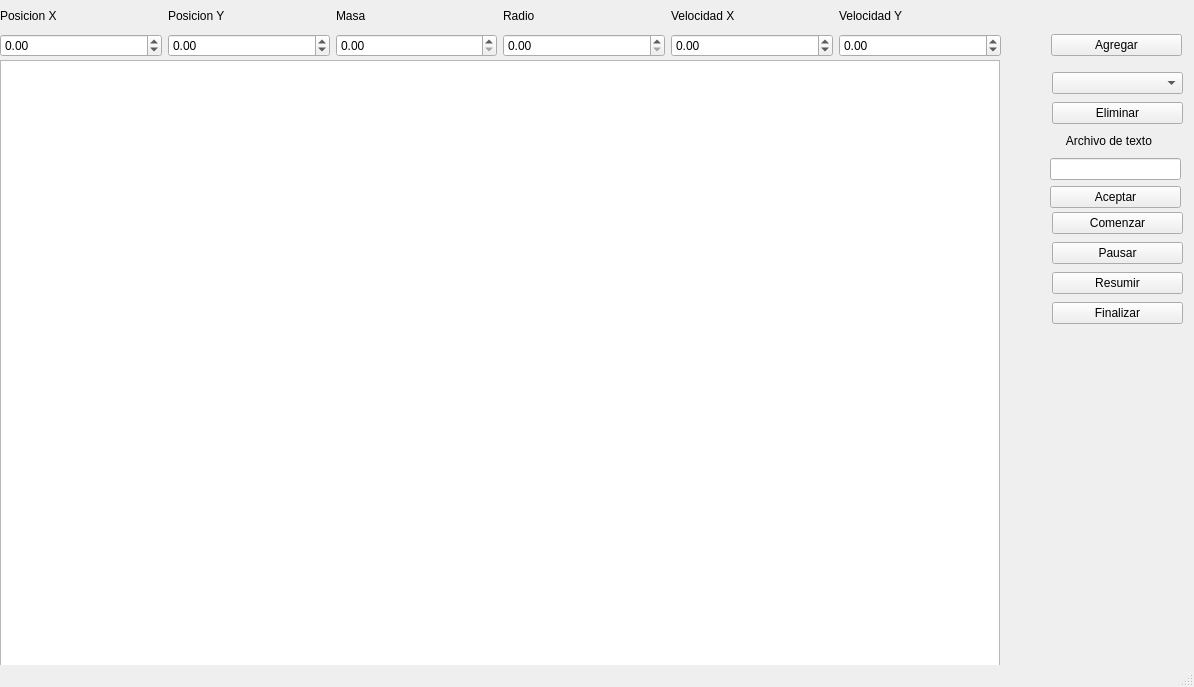
<?xml version="1.0" encoding="UTF-8"?>
<ui version="4.0">
 <class>MainWindow</class>
 <widget class="QMainWindow" name="MainWindow">
  <property name="geometry">
   <rect>
    <x>0</x>
    <y>0</y>
    <width>1194</width>
    <height>687</height>
   </rect>
  </property>
  <property name="windowTitle">
   <string>MainWindow</string>
  </property>
  <widget class="QWidget" name="centralwidget">
   <widget class="QGraphicsView" name="graphicsView">
    <property name="geometry">
     <rect>
      <x>0</x>
      <y>60</y>
      <width>1000</width>
      <height>700</height>
     </rect>
    </property>
   </widget>
   <widget class="QWidget" name="horizontalLayoutWidget">
    <property name="geometry">
     <rect>
      <x>0</x>
      <y>0</y>
      <width>1001</width>
      <height>31</height>
     </rect>
    </property>
    <layout class="QHBoxLayout" name="horizontalLayout">
     <item>
      <widget class="QLabel" name="label_4">
       <property name="text">
        <string>Posicion X</string>
       </property>
      </widget>
     </item>
     <item>
      <widget class="QLabel" name="label_6">
       <property name="text">
        <string>Posicion Y</string>
       </property>
      </widget>
     </item>
     <item>
      <widget class="QLabel" name="label_2">
       <property name="text">
        <string>Masa</string>
       </property>
      </widget>
     </item>
     <item>
      <widget class="QLabel" name="label">
       <property name="text">
        <string>Radio</string>
       </property>
      </widget>
     </item>
     <item>
      <widget class="QLabel" name="label_5">
       <property name="text">
        <string>Velocidad X</string>
       </property>
      </widget>
     </item>
     <item>
      <widget class="QLabel" name="label_3">
       <property name="text">
        <string>Velocidad Y</string>
       </property>
      </widget>
     </item>
    </layout>
   </widget>
   <widget class="QWidget" name="horizontalLayoutWidget_2">
    <property name="geometry">
     <rect>
      <x>0</x>
      <y>30</y>
      <width>1001</width>
      <height>31</height>
     </rect>
    </property>
    <layout class="QHBoxLayout" name="horizontalLayout_2">
     <item>
      <widget class="QDoubleSpinBox" name="x">
       <property name="minimum">
        <double>-99999.000000000000000</double>
       </property>
       <property name="maximum">
        <double>99999.000000000000000</double>
       </property>
      </widget>
     </item>
     <item>
      <widget class="QDoubleSpinBox" name="y">
       <property name="minimum">
        <double>-99999.000000000000000</double>
       </property>
       <property name="maximum">
        <double>99999.000000000000000</double>
       </property>
      </widget>
     </item>
     <item>
      <widget class="QDoubleSpinBox" name="m">
       <property name="maximum">
        <double>99999.000000000000000</double>
       </property>
      </widget>
     </item>
     <item>
      <widget class="QDoubleSpinBox" name="r">
       <property name="maximum">
        <double>99999.000000000000000</double>
       </property>
      </widget>
     </item>
     <item>
      <widget class="QDoubleSpinBox" name="vx">
       <property name="minimum">
        <double>-99999.000000000000000</double>
       </property>
       <property name="maximum">
        <double>99999.000000000000000</double>
       </property>
      </widget>
     </item>
     <item>
      <widget class="QDoubleSpinBox" name="vy">
       <property name="minimum">
        <double>-99999.000000000000000</double>
       </property>
       <property name="maximum">
        <double>99999.000000000000000</double>
       </property>
      </widget>
     </item>
    </layout>
   </widget>
   <widget class="QWidget" name="verticalLayoutWidget">
    <property name="geometry">
     <rect>
      <x>1051</x>
      <y>20</y>
      <width>131</width>
      <height>51</height>
     </rect>
    </property>
    <layout class="QVBoxLayout" name="verticalLayout">
     <item>
      <widget class="QPushButton" name="agregar_button">
       <property name="text">
        <string>Agregar</string>
       </property>
      </widget>
     </item>
    </layout>
   </widget>
   <widget class="QWidget" name="verticalLayoutWidget_2">
    <property name="geometry">
     <rect>
      <x>1052</x>
      <y>70</y>
      <width>131</width>
      <height>56</height>
     </rect>
    </property>
    <layout class="QVBoxLayout" name="verticalLayout_2">
     <item>
      <widget class="QComboBox" name="cuerposBox"/>
     </item>
     <item>
      <widget class="QPushButton" name="eliminar_button">
       <property name="text">
        <string>Eliminar</string>
       </property>
      </widget>
     </item>
    </layout>
   </widget>
   <widget class="QWidget" name="verticalLayoutWidget_3">
    <property name="geometry">
     <rect>
      <x>1052</x>
      <y>210</y>
      <width>131</width>
      <height>116</height>
     </rect>
    </property>
    <layout class="QVBoxLayout" name="verticalLayout_3">
     <item>
      <widget class="QPushButton" name="comenzar_button">
       <property name="text">
        <string>Comenzar</string>
       </property>
      </widget>
     </item>
     <item>
      <widget class="QPushButton" name="pausar_button">
       <property name="text">
        <string>Pausar</string>
       </property>
      </widget>
     </item>
     <item>
      <widget class="QPushButton" name="resumir_button">
       <property name="text">
        <string>Resumir</string>
       </property>
      </widget>
     </item>
     <item>
      <widget class="QPushButton" name="finalizar_button">
       <property name="text">
        <string>Finalizar</string>
       </property>
      </widget>
     </item>
    </layout>
   </widget>
   <widget class="QWidget" name="verticalLayoutWidget_4">
    <property name="geometry">
     <rect>
      <x>1050</x>
      <y>130</y>
      <width>131</width>
      <height>78</height>
     </rect>
    </property>
    <layout class="QVBoxLayout" name="verticalLayout_4">
     <item>
      <widget class="QLabel" name="label_7">
       <property name="text">
        <string>     Archivo de texto</string>
       </property>
      </widget>
     </item>
     <item>
      <widget class="QLineEdit" name="nameFile"/>
     </item>
     <item>
      <widget class="QPushButton" name="aceptar_button">
       <property name="text">
        <string>Aceptar</string>
       </property>
      </widget>
     </item>
    </layout>
   </widget>
  </widget>
  <widget class="QMenuBar" name="menubar">
   <property name="geometry">
    <rect>
     <x>0</x>
     <y>0</y>
     <width>1194</width>
     <height>21</height>
    </rect>
   </property>
  </widget>
  <widget class="QStatusBar" name="statusbar"/>
 </widget>
 <resources/>
 <connections/>
</ui>
